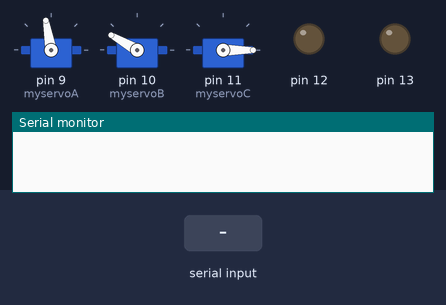
The sketch below on a simulated Arduino Uno, built with avr-gcc and run on an emulated ATmega328P. Parts: 3 × servo, output pins drawn as LEDs (lit = HIGH), the last lines printed to the serial monitor. Inputs (shaded band) come from the test bench.

Above: at 1.2 s.
1.3 s: "CJ(" received over Serial
At 2.9 s:
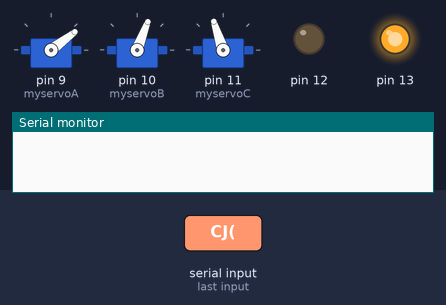
4.3 s: "," received over Serial
10.3 s: "90,45,200\n" received over Serial
16.3 s: "30,150,10\n" received over Serial
At 19.1 s:
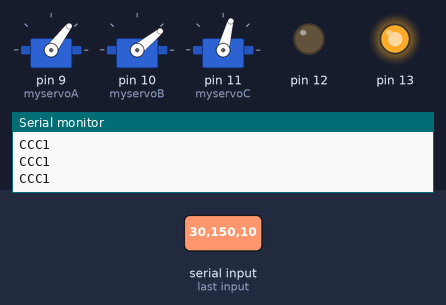
22.3 s: "90,45\n" received over Serial
At 24.5 s:
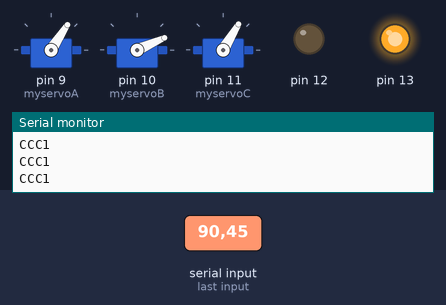
Timing chart, 0 to 26.3 s (numbered marks = the images above; inputs shaded):
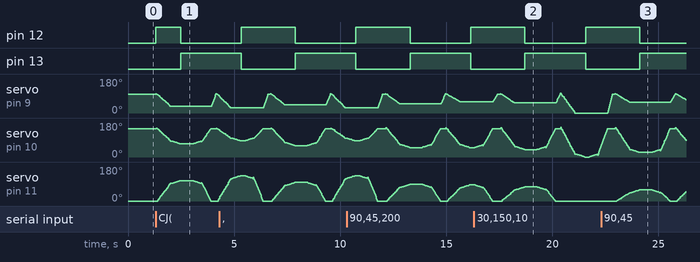

The sketch:

wuziqi_shengzheng.ino
```cpp
#include <Servo.h>
Servo myservoA;
Servo myservoB;
Servo myservoC;
int sea,seb,sec;
int i=20;
int i1=500;                  //运作之间的间隔时间
int pos = 20;
int sudu=20;      //机械臂运行速度调整
int commaPosition;
int commaPosition1;
int commaPosition2;
int commaPosition3;
int commaPosition4;
int commaPosition31;
int commaPosition41;
int commaPosition31qz;
int commaPosition41qz;
int commaPositiondl;

int qpy;
int qpx;
int qzi=0;

int xzhou=100;
int yzhou=150;
int zzhou=0;


String mycommand="";  //捕捉串口发来的坐标指令


void qibangon()   //气泵开
{
digitalWrite(13,HIGH);
digitalWrite(12,LOW);


}

void qibangoff() //气泵关
{
digitalWrite(13,LOW);
digitalWrite(12,HIGH);
}

const char* zb[9][9]  = {
/*
{"32,90,137","42,93,147","54,94,157","70,94,168","96,99,165","117,92,168","133,94,157","147,92,147","155,87,137"},
{"42,82,130","50,87,138","62,91,145","77,94,148","95,99,145","112,94,148","126,88,145","138,89,135","147,87,128"},
{"49,77,123","58,81,128","68,84,133","80,85,137","94,89,135","109,85,136","121,83,133","131,81,127","140,77,120"},
{"55,68,113","63,73,118","72,77,123","82,78,125","94,79,127","106,77,126","117,76,123","126,74,117","135,68,112"},
{"59,60,101","66,65,107","75,67,112","84,69,114","94,71,114","105,70,112","114,68,111","123,64,106","130,58,107"},
{"64,50,95","71,54,102","79,59,104","87,60,106","96,61,107","105,60,106","114,58,104","121,54,101","127,50,95"},
{"67,41,82","73,42,88","80,46,93","88,49,93","95,50,93","104,48,95","111,46,93","119,42,88","123,39,80"},
{"68,24,63","69,26,66","81,34,77","89,36,80","95,38,79","103,36,80","109,34,77","117,32,69","120,25,65"},
{"69,5,39","72,10,47","81,17,52","89,22,61","95,22,63","100,22,61","106,20,60","112,16,54","118,10,47"},
*/
{"29,85,134","38,87,146","50,89,155","65,89,162","85,94,170","109,89,162","128,89,155","142,87,146","152,85,134"},
{"39,80,126","48,85,134","59,86,143","71,89,147","87,94,143","106,89,147","121,86,142","133,85,134","143,80,126"},
{"46,72,119","54,78,123","64,81,129","75,82,133","88,85,133","103,82,134","116,81,129","126,78,123","135,72,119"},

{"51,68,106","59,72,112","67,76,116","77,75,122","88,77,121","101,75,122","113,76,116","121,72,111","129,67,106"},
{"57,60,96","63,65,101","70,68,105","80,69,108","90,70,109","100,69,107","109,68,105","118,65,100","126,60,96"},
{"60,49,86","66,55,90","73,58,94","81,61,94","90,62,95","99,61,94","107,58,94","115,55,90","122,49,86"},
{"63,39,73","68,45,77","75,46,81","82,49,83","90,50,83","98,49,83","105,46,81","112,43,77","119,39,73"},
{"65,25,59","70,30,63","76,35,67","82,36,68","90,36,69","97,36,68","104,35,67","110,30,63","116,25,59"},
{"66,7,38","71,15,43","77,20,50","83,20,51","90,22,52","96,23,51","103,20,50","108,15,43","114,7,36"},
};


const char* qh[]  = {
//  "49,75,93","55,66,83","60,55,73","64,43,58","68,28,42",
   "37,69,108","43,60,98","48,50,88"," 53,39,75","57,24,59",
                     };    //第一行


void setup()
{
  Serial.begin(9600,SERIAL_8N1);
  myservoA.attach(9);  // 控制腰部（A）的端口是~3号
  myservoB.attach(10);  // 控制腰部（A）的端口是~3号
  myservoC.attach(11);  // 控制腰部（A）的端口是~3号

pinMode(12,OUTPUT);    //定义脚位  用于气泵
pinMode(13,OUTPUT);


}


//放子程序
void runt(int A1,int A2,int A3)      //机械臂默认位置移到棋盘指定位置放子
{

  qibangon();    //动作完成后 开启气泵
 for(pos = 0; pos <=sudu; pos += 1)
{
    myservoA.write(map(pos,1,sudu,xzhou,A1));// 让大臂（A）从109度旋转到指定位置   109 91 90是机械臂的初始位置
    delay(i);

     myservoB.write(map(pos,1,sudu,yzhou,A2+15));// 让大臂（B）从91度旋转到124位置

   delay(i);


       myservoC.write(map(pos,1,sudu,zzhou,A3-15));// 让大臂（B）从91度旋转到124位置

   delay(i);


  }
for(pos = 0; pos <=sudu; pos += 1)
 {
  myservoC.write(map(pos,1,sudu,A3-15,A3)); //让小臂(C) 从90度旋转到指定位置
   delay(i);


   myservoB.write(map(pos,1,sudu,A2+15,A2));// 让大臂（B）从124度旋转到指定位置
    delay(i);


 }

             delay(20);
 //   delay(100);

     qibangoff();    //动作完成后  关闭气泵
        delay(100);
 for(pos = 0; pos <=sudu; pos += 1)
  {


    myservoB.write(map(pos,1,sudu,A2,A2+15));// 让大臂（B）从91度旋转到指定位置

    delay(i);

        myservoC.write(map(pos,1,sudu,A3,A3-15)); //让小臂(C) 从指定位置旋转到90度     使机械臂回到初始位置
      delay(i);
   }
  for(pos = 0; pos <=sudu; pos += 1)
  {
    myservoB.write(map(pos,1,sudu,A2+15,yzhou));// 让大臂（B）从指定位置旋转到91度
    delay(i);

    myservoC.write(map(pos,1,sudu,A3-15,zzhou)); //让小臂(C) 从指定位置旋转到90度     使机械臂回到初始位置
      delay(i);

  }
 for(pos = 0; pos <=sudu; pos += 1)
  {
    myservoA.write(map(pos,1,sudu,A1,xzhou));// 让大臂（A）从指定位置旋转到109度
    delay(i);
  }
      delay(100);
Serial.println("CCC1");

}


void runq(int A1,int A2,int A3)    //从棋盒取子动作
{
     qibangoff();    //动作完成后  关闭气泵
 for(pos = 0; pos <=sudu; pos += 1)
  {
    myservoA.write(map(pos,1,sudu,xzhou,A1));     // 让大臂（A）从109度旋转到指定位置   109 91 90是机械臂的初始位置
     delay(i);

     myservoC.write(map(pos,1,sudu,zzhou,A3-15));     //让小臂(C) 从90度旋转到指定位置
    delay(i);
    myservoB.write(map(pos,1,sudu,yzhou,A2+15));     // 让大臂（B）从91度旋转到指定位置
        delay(i);
      }
for(pos = 0; pos <=sudu; pos += 1)
  {
     myservoC.write(map(pos,1,sudu,A3-15,A3));     //让小臂(C) 从90度旋转到指定位置
    delay(i);
    myservoB.write(map(pos,1,sudu,A2+15,A2));   // 让大臂（B）从91度旋转到指定位置

    delay(i);

  }
  qibangon();    //动作完成后 开启气泵

    delay(500);
for(pos = 0; pos <=sudu; pos += 1)
  {
   myservoB.write(map(pos,1,sudu,A2,A2+15));// 让大臂（B）从91度旋转到指定位置

    delay(i);
    myservoC.write(map(pos,1,sudu,A3,A3-15)); //让小臂(C) 从指定位置旋转到90度     使机械臂回到初始位置
    delay(i);
   }
  for(pos = 0; pos <=sudu; pos += 1)
  {
    myservoB.write(map(pos,1,sudu,A2+15,yzhou));// 让大臂（B）从指定位置旋转到91度
    delay(i);
    myservoC.write(map(pos,1,sudu,A3-15,zzhou)); //让小臂(C) 从指定位置旋转到90度     使机械臂回到初始位置
    delay(i);
  }
 for(pos = 0; pos <=sudu; pos += 1)
  {
    myservoA.write(map(pos,1,sudu,A1,xzhou));// 让大臂（A）从指定位置旋转到109度
    delay(i);
  }


}


void loop()
{
myservoA.write(xzhou);
  myservoB.write(yzhou);
    myservoC.write(zzhou);
  while (Serial.available() > 0)
    {
        mycommand += char(Serial.read());
        delay(2);
    }
    if (mycommand.length() > 0)

    {

       commaPosition = mycommand.indexOf(',');
  int k=mycommand.indexOf("CJ(");
  int j=mycommand.lastIndexOf(")");
    String qpx = mycommand.substring(k+3,commaPosition);
     String qpy=mycommand.substring(commaPosition+1,j);
     //分解成qpx,qpy


//转化成取子电机角度

 char shujuqz[11];

    strcpy(shujuqz, qh[qzi]);
qzi=qzi+1;
if ( qzi>4)
{
  qzi=0;
  }


String d1qz = "";

    for(i=0;i<11;i++){
        d1qz += shujuqz[i];
    }


           commaPosition31qz = d1qz.indexOf(",");
           commaPosition41qz = d1qz.lastIndexOf(",");


 //    String tx=d1.substring(k31,j31-3);
     String qx=d1qz.substring(0,commaPosition31qz);
    String qy = d1qz.substring( commaPosition31qz+1,commaPosition41qz);
    String qz=d1qz.substring(commaPosition41qz+1,d1qz.length());


//取子坐标转化成电机角度完成


//转化成投子电机角度
char shuju1[11];
    strcpy(shuju1, zb[qpx.toInt()][qpy.toInt()]);


String d1 = "";

    for(i=0;i<11;i++){
        d1 += shuju1[i];
    }


           commaPosition31 = d1.indexOf(",");
           commaPosition41 = d1.lastIndexOf(",");


 //    String tx=d1.substring(k31,j31-3);
     String tx=d1.substring(0,commaPosition31);
    String ty = d1.substring( commaPosition31+1,commaPosition41);
    String tz=d1.substring(commaPosition41+1,d1.length());


//投子坐标转化成电机角度完成


//调用取子动作函数

runq(qx.toInt(),qy.toInt(),qz.toInt());

//调用放子动作函数
runt(tx.toInt(),ty.toInt(),tz.toInt());


       delay(0);

            mycommand="";

    }
            mycommand="";

}
```

Measured:
- after the input at 1.3 s, pin 12: LOW → HIGH at once, → LOW 1.2 s later; pin 13: LOW → HIGH after 1.2 s
- after the input at 16.3 s, pin 12: HIGH → LOW after 2.4 s, → HIGH 2.9 s later; pin 13: LOW → HIGH after 2.4 s, → LOW 2.9 s later
- after the input at 22.3 s, pin 12: HIGH → LOW after 1.8 s; pin 13: LOW → HIGH after 1.8 s
